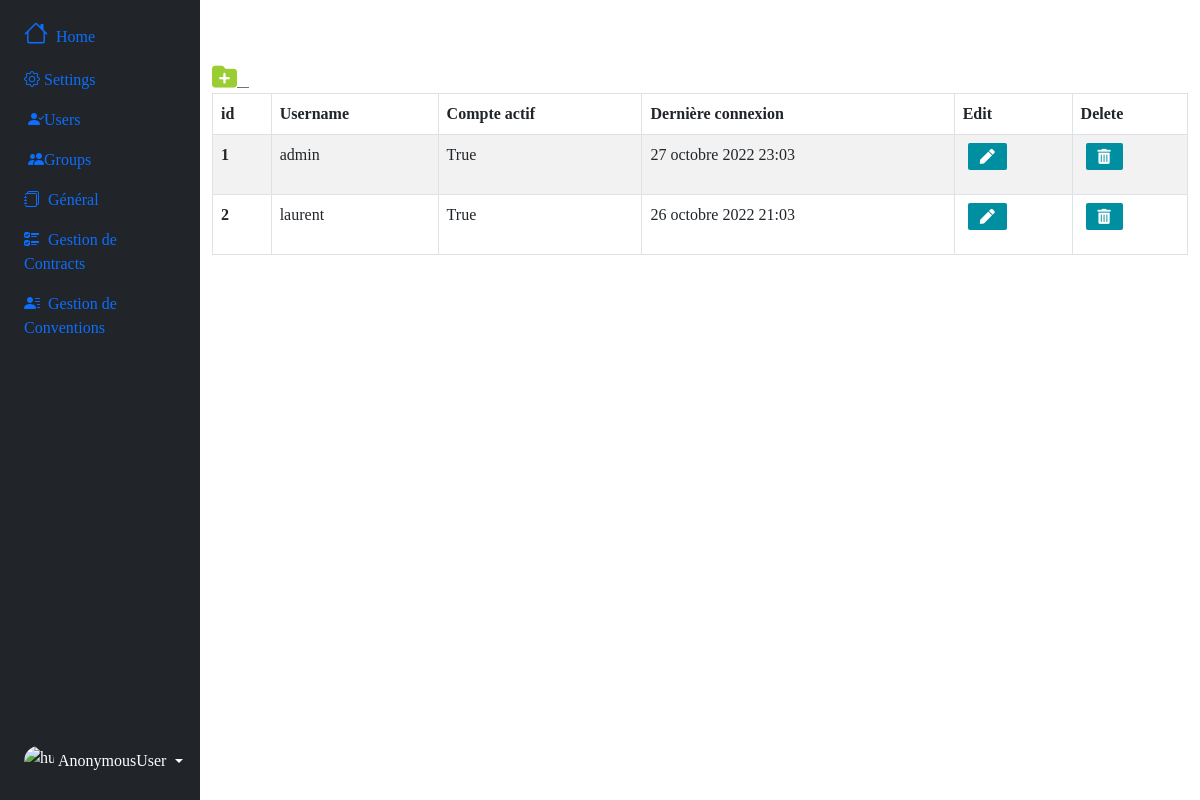
Before: /auth/users with the older database file.
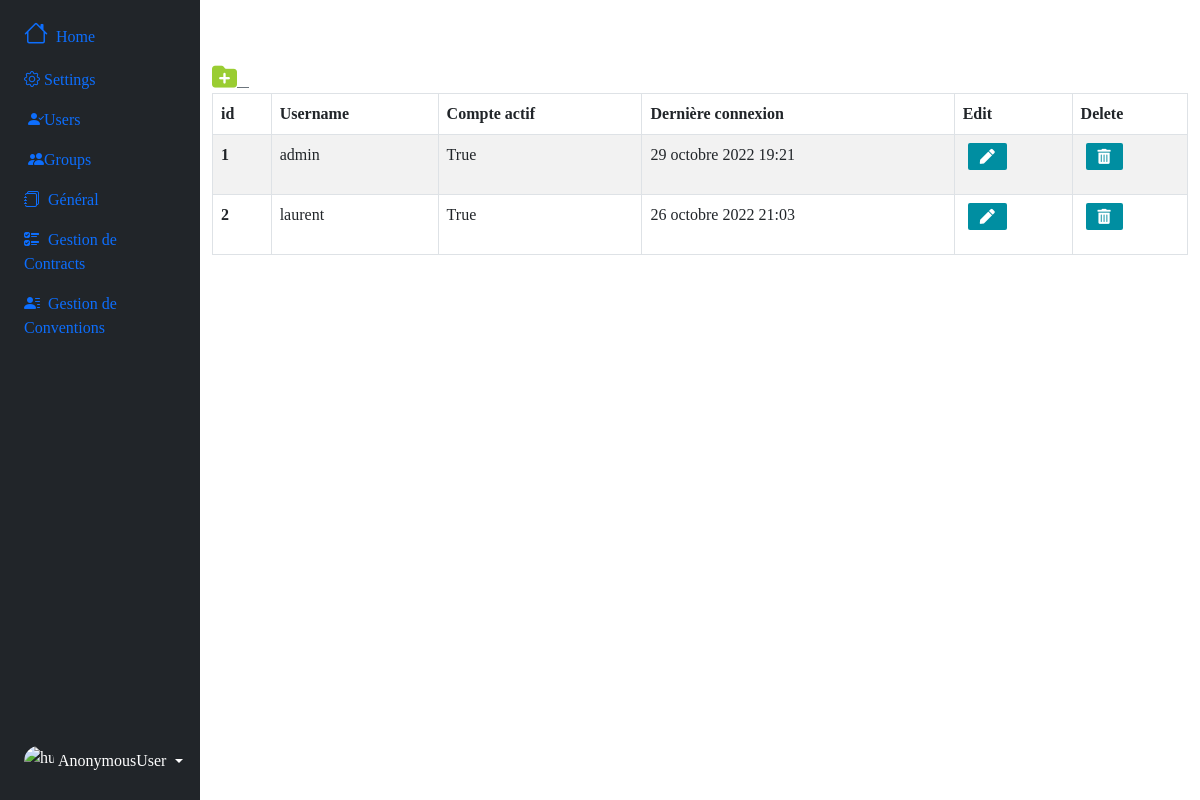
After: the same page with the newer database file.
### authentication/models.py (models this page shows)
class User(AbstractUser):
    ADMINISTRATEUR = 'ADMINISTRATEUR'
    USER = 'USER'
    ROLE_CHOICES = (
        ('ADMINISTRATEUR', 'superadmin'),
        ('USER', 'user'),
    )
    role = models.CharField(max_length=30, choices=ROLE_CHOICES, verbose_name='role')

### authentication/views.py (the view)
# urls.py: path('auth/users', views.users, name="users"),
def users(request):
    user_lists = User.objects.all()
    return render(request, "authentication/list.html", {"user_lists":user_lists})

### authentication/templates/authentication/list.html (shortened to what this page needs)
{% extends 'index.html' %}
{% block main%}
<a href="{% url 'add-user' %}" class="btn-outline-secondary"style="width: 50px; height: 50px; margin-right: 30px;" title="Add contrat">
  <i style="color: yellowgreen; font-size: 25px; " class="fa-sharp fa-solid fa-folder-plus"></i> &nbsp;&nbsp;
</a>
<table table id="example" class="table table-striped table-bordered nowrap" style="width:100%">
  <thead>
    <tr>
      <th scope="col">id</th>
      <th scope="col">Username</th>
      <th scope="col">Compte actif</th>
      <th scope="col">Dernière connexion</th>
      <th scope="col">Edit</th>
      <th scope="col">Delete</th>
    </tr>
  </thead>
  <tbody>
    {% for user_list in user_lists %}
    <tr>
      <th scope="row">{{user_list.id}}</th>
      <td>{{user_list.username}}</td>
      <td>{{user_list.is_active}}</td>
      <td>{{user_list.last_login}}</td>
      <td>
        <a class="btn btn-success text-center" title="Edit Contrat" data-bs-toggle="modal" data-bs-target="#editModal{{contrat.pk}}">
            <i style="font-size: 15px;" class="fas fa-pen"></i>
        </a>
    </td>
    <td>
        <a class="btn btn-secondary text-center" title="Delete Contrat" data-bs-toggle="modal" data-bs-target="#deleteModal{{contrat.pk}}">
            <i style="font-size: 15px;" class="fas fa-trash-alt"></i>
        </a>
    </td>
    </tr>
    {% endfor %}
  </tbody>
</table>
  {% endblock main%}

Changed rows visible on the page:
changed User "admin": last_login "27 octobre 2022 23:03" → "29 octobre 2022 19:21"
